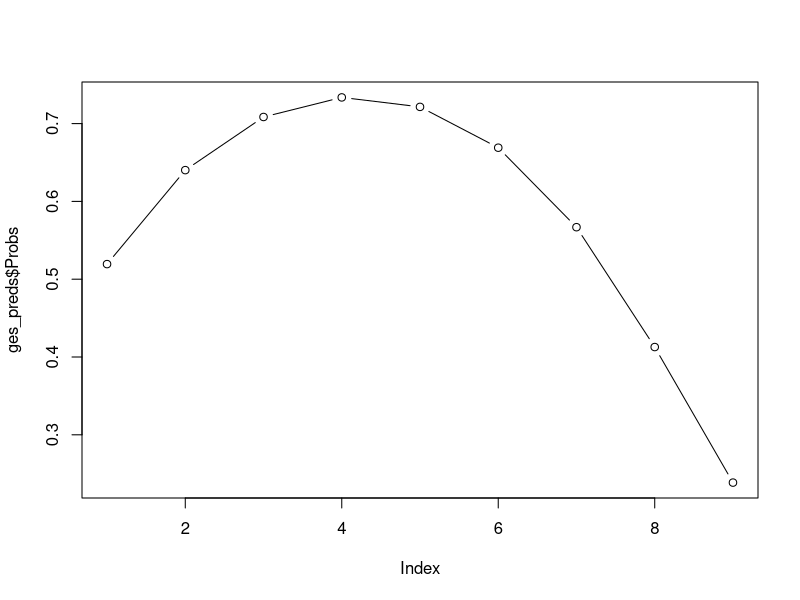

The R source for this figure:
# Statistics for Linguits: An Introduction Using R
# Author: Bodo Winter
# Chapter 12 Solutions


# --------------------------------------------------------
# 12.8.1. Exercise 1:

# Load packages if you haven't done so already:

library(tidyverse)
library(broom)

# Load data:

ges <- read_csv('hassemer_winter_2016_gesture.csv')

# Convert the response to factor:
# (see chapter for explanations)

ges <- mutate(ges, choice = factor(choice))

# Center the pinkie curl predictor:

ges <- mutate(ges,
	pinkie_c = pinkie_curl - mean(pinkie_curl))

# Choice as a function of centered pinkie curl:

ges_mdl_c <- glm(choice ~ pinkie_c,
               data = ges, family = 'binomial')

# Check coefficients:

tidy(ges_mdl_c)

# The intercept is now the predicted log odds of 'shape'
# ... for a word with average pinkie curl:

tidy(ges_mdl_c)[1, ]$estimate

# Get the predicted probability by applying the logistic:

plogis(tidy(ges_mdl_c)[1, ]$estimate)



# --------------------------------------------------------
# 12.8.2. Exercise 2:

# Fit model with index curve:

both_mdl <- glm(choice ~ pinkie_curl + index_curve,
	data = ges, family = 'binomial')

# Check coefficients:

tidy(both_mdl)

# More index-curved fingers = more shape responses.

# Compare to descriptive proportions:

index_tab <- with(ges, table(index_curve, choice))

# Check:

index_tab

# Check proportions:

prop.table(index_tab, 1)

# The "1" in here stands for row-wise proportions.
# "2" would compute column-wise proportions.

# You may want to center the index curve predictor ...
# ... and add both predictors as centered variables.
# This would make the intercept more interpretable.


# --------------------------------------------------------
# 12.8.3. Exercise 3:

# Center and square pinkie curl:

ges <- mutate(ges,
	pinkie_c = pinkie_curl - mean(pinkie_curl),
	pinkie_c2 = pinkie_c ^ 2)

# Incorporate squared predictor:

ges_mdl2 <- glm(choice ~ pinkie_c + pinkie_c2,
	data = ges, family = 'binomial')

# Assess:

tidy(ges_mdl2)

# There still is a significant linear effect.
# On top of that there is a quadratic effect.
# Because it's negative, it is an inverse U-shape.
# (See Chapter 8 for explanations)

# This is perhaps difficult to conceptualize.
# So let's compute predictions:

ges_preds <- tibble(pinkie_c = sort(unique(ges$pinkie_c)),
	pinkie_c2 = pinkie_c ^ 2)

# Check:

ges_preds

# Compute predictions:

ges_preds$LogOdds <- predict(ges_mdl2, ges_preds)

# And probabilities:

ges_preds <- mutate(ges_preds,
	Probs = plogis(LogOdds))

# Check:

ges_preds

# Notice that high pinkie curl variables are still...
# ... low in predicted 'shape' responses. But the very ...
# ... high pinkie curl variables are also slightly less.

# This is best seen in a quick-and-dirty base R plot:

plot(ges_preds$Probs, type = 'b')



